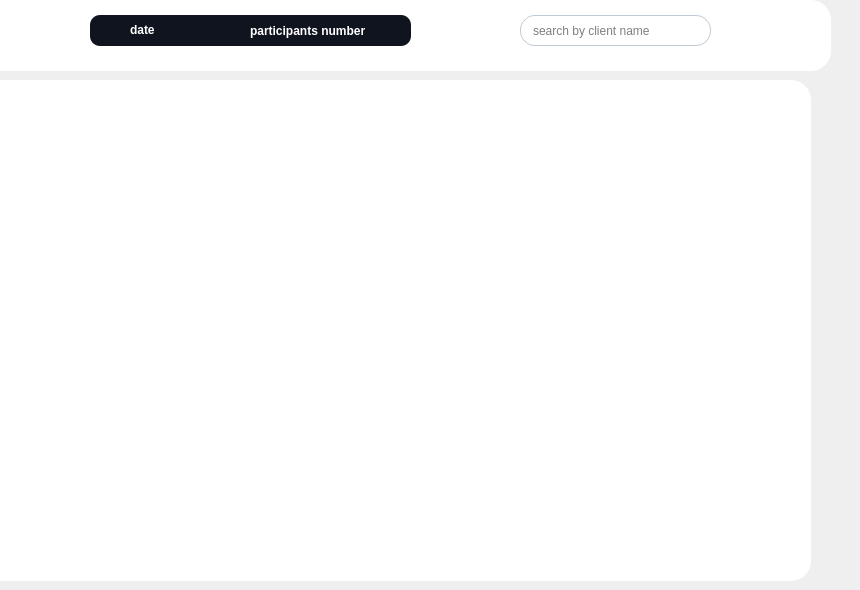
           <widget class="QWidget" name="page_31">
            <widget class="QWidget" name="table_6" native="true">
             <property name="geometry">
              <rect>
               <x>-20</x>
               <y>0</y>
               <width>851</width>
               <height>71</height>
              </rect>
             </property>
             <property name="styleSheet">
              <string notr="true">background-color:white ; 
border-radius:20px ; 
</string>
             </property>
             <widget class="QPushButton" name="add_formation_2">
              <property name="geometry">
               <rect>
                <x>20</x>
                <y>20</y>
                <width>21</width>
                <height>21</height>
               </rect>
              </property>
              <property name="cursor">
               <cursorShape>PointingHandCursor</cursorShape>
              </property>
              <property name="styleSheet">
               <string notr="true">#add_formation_2 {
	image: url(:/icons/tsawer/plus.svg);
}
#add_formation_2::hover {
	image:url(:/icons/tsawer/plus_hover.svg);
cursor: pointer;
}</string>
              </property>
              <property name="text">
               <string/>
              </property>
             </widget>
             <widget class="QLineEdit" name="search_formation_2">
              <property name="geometry">
               <rect>
                <x>540</x>
                <y>15</y>
                <width>191</width>
                <height>31</height>
               </rect>
              </property>
              <property name="cursor">
               <cursorShape>IBeamCursor</cursorShape>
              </property>
              <property name="styleSheet">
               <string notr="true">QLineEdit {
 	background-color:transparent ;
	border-radius:15px ; 
	border:1px solid #BFC9D3; 
	padding : 0 40px 0 10px ; 
} </string>
              </property>
              <property name="placeholderText">
               <string>search by client name</string>
              </property>
             </widget>
             <widget class="QPushButton" name="search_button_f_2">
              <property name="geometry">
               <rect>
                <x>700</x>
                <y>15</y>
                <width>21</width>
                <height>31</height>
               </rect>
              </property>
              <property name="cursor">
               <cursorShape>PointingHandCursor</cursorShape>
              </property>
              <property name="styleSheet">
               <string notr="true">QPushButton {	
	background-color: transparent ;
	border-radius:20px ; 
	
	image: url(:/icons/tsawer/search.svg);
} 
QPushButton::hover {
cursor: pointer;
}
</string>
              </property>
              <property name="text">
               <string/>
              </property>
             </widget>
             <widget class="QPushButton" name="tri_formation_2">
              <property name="geometry">
               <rect>
                <x>80</x>
                <y>20</y>
                <width>21</width>
                <height>21</height>
               </rect>
              </property>
              <property name="cursor">
               <cursorShape>PointingHandCursor</cursorShape>
              </property>
              <property name="styleSheet">
               <string notr="true">QPushButton {
	image: url(:/icons/tsawer/filter.svg);
}
QPushButton::hover {
	image: url(:/icons/tsawer/filter_hover.svg);
}</string>
              </property>
              <property name="text">
               <string/>
              </property>
             </widget>
             <widget class="QWidget" name="tri_bar_formation_2" native="true">
              <property name="enabled">
               <bool>true</bool>
              </property>
              <property name="geometry">
               <rect>
                <x>110</x>
                <y>15</y>
                <width>321</width>
                <height>31</height>
               </rect>
              </property>
              <property name="styleSheet">
               <string notr="true">QWidget {
 	background-color:#0F141E ;
	border-radius:10px ; 
	padding : 0 40px 0 10px ; 
}</string>
              </property>
              <widget class="QRadioButton" name="tri_typefor_2">
               <property name="geometry">
                <rect>
                 <x>10</x>
                 <y>5</y>
                 <width>111</width>
                 <height>20</height>
                </rect>
               </property>
               <property name="styleSheet">
                <string notr="true">QRadioButton{
	background-color:transparent ; 
	color:white ; 
	border:0px ; 
	font-weight :bold ; 
}</string>
               </property>
               <property name="text">
                <string>date</string>
               </property>
               <property name="checkable">
                <bool>true</bool>
               </property>
              </widget>
              <widget class="QRadioButton" name="tri_nbrfor_2">
               <property name="geometry">
                <rect>
                 <x>130</x>
                 <y>5</y>
                 <width>211</width>
                 <height>21</height>
                </rect>
               </property>
               <property name="styleSheet">
                <string notr="true">QRadioButton{
	background-color:transparent ; 
	color:white ; 
	border:0px ; 
	font-weight :bold ; 
}</string>
               </property>
               <property name="text">
                <string>participants number</string>
               </property>
              </widget>
             </widget>
             <widget class="QPushButton" name="pdf_formation_2">
              <property name="geometry">
               <rect>
                <x>50</x>
                <y>20</y>
                <width>21</width>
                <height>21</height>
               </rect>
              </property>
              <property name="cursor">
               <cursorShape>PointingHandCursor</cursorShape>
              </property>
              <property name="styleSheet">
               <string notr="true">QPushButton {
	image: url(:/icons/tsawer/download.svg);
}
QPushButton::hover {
	
	image: url(:/icons/tsawer/download_hover.svg);
cursor: pointer;
}</string>
              </property>
              <property name="text">
               <string/>
              </property>
             </widget>
             <widget class="QPushButton" name="mailing_2">
              <property name="geometry">
               <rect>
                <x>440</x>
                <y>20</y>
                <width>93</width>
                <height>28</height>
               </rect>
              </property>
              <property name="styleSheet">
               <string notr="true">#mailing_2 {
	image: url(:/icons/tsawer/mail.svg);
}
#mailing_2::hover {
	image:url(:/icons/tsawer/mail.svg);
cursor: pointer;
}</string>
              </property>
              <property name="text">
               <string/>
              </property>
             </widget>
             <widget class="QPushButton" name="star_2">
              <property name="geometry">
               <rect>
                <x>740</x>
                <y>20</y>
                <width>93</width>
                <height>28</height>
               </rect>
              </property>
              <property name="styleSheet">
               <string notr="true">#star_2 {
	image: url(:/icons/tsawer/star.svg);
}
#star_2::hover {
	image:url(:/icons/tsawer/star.svg);
cursor: pointer;
}</string>
              </property>
              <property name="text">
               <string/>
              </property>
             </widget>
            </widget>
            <widget class="QWidget" name="widget_15" native="true">
             <property name="geometry">
              <rect>
               <x>-20</x>
               <y>80</y>
               <width>831</width>
               <height>501</height>
              </rect>
             </property>
             <property name="styleSheet">
              <string notr="true">background-color:white ; 
border-radius:20px ; </string>
             </property>
            </widget>
           </widget>
